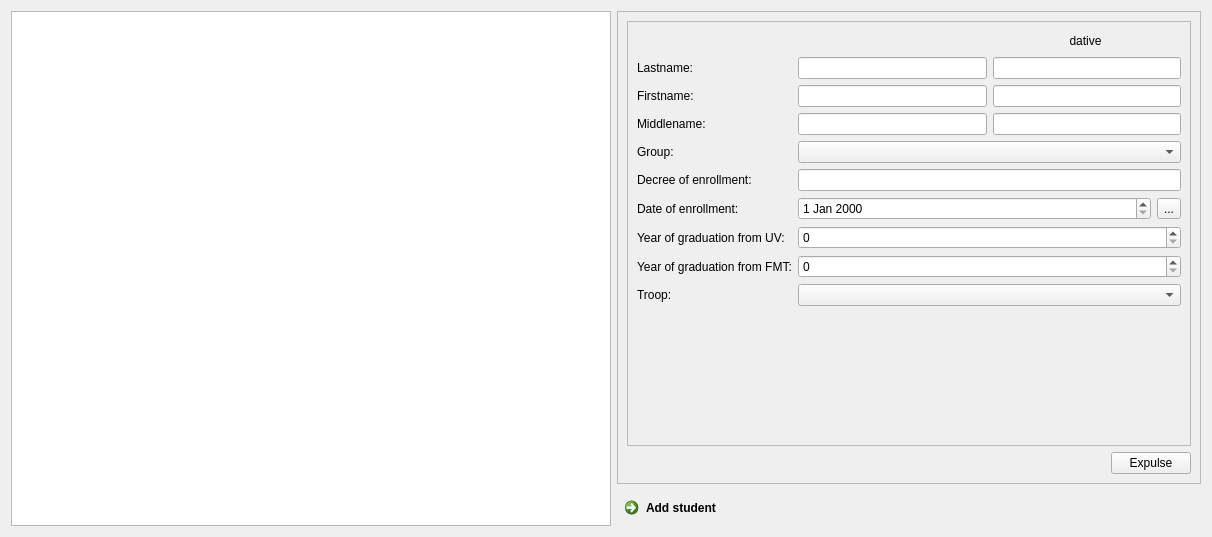
<?xml version="1.0" encoding="UTF-8"?>
<ui version="4.0">
 <class>StudentsWidget</class>
 <widget class="QWidget" name="StudentsWidget">
  <property name="enabled">
   <bool>true</bool>
  </property>
  <property name="geometry">
   <rect>
    <x>0</x>
    <y>0</y>
    <width>1212</width>
    <height>537</height>
   </rect>
  </property>
  <property name="windowTitle">
   <string>Form</string>
  </property>
  <layout class="QGridLayout" name="gridLayout">
   <item row="0" column="1">
    <widget class="QFrame" name="frame">
     <property name="enabled">
      <bool>true</bool>
     </property>
     <property name="sizePolicy">
      <sizepolicy hsizetype="Preferred" vsizetype="Expanding">
       <horstretch>0</horstretch>
       <verstretch>0</verstretch>
      </sizepolicy>
     </property>
     <property name="maximumSize">
      <size>
       <width>600</width>
       <height>16777215</height>
      </size>
     </property>
     <property name="frameShape">
      <enum>QFrame::StyledPanel</enum>
     </property>
     <property name="frameShadow">
      <enum>QFrame::Raised</enum>
     </property>
     <layout class="QVBoxLayout" name="verticalLayout_2">
      <item>
       <widget class="QScrollArea" name="scrollArea">
        <property name="sizePolicy">
         <sizepolicy hsizetype="MinimumExpanding" vsizetype="Expanding">
          <horstretch>0</horstretch>
          <verstretch>0</verstretch>
         </sizepolicy>
        </property>
        <property name="maximumSize">
         <size>
          <width>600</width>
          <height>16777215</height>
         </size>
        </property>
        <property name="horizontalScrollBarPolicy">
         <enum>Qt::ScrollBarAlwaysOff</enum>
        </property>
        <property name="widgetResizable">
         <bool>true</bool>
        </property>
        <widget class="QWidget" name="scrollAreaWidgetContents">
         <property name="geometry">
          <rect>
           <x>0</x>
           <y>0</y>
           <width>580</width>
           <height>429</height>
          </rect>
         </property>
         <layout class="QFormLayout" name="formLayout">
          <item row="0" column="1">
           <layout class="QHBoxLayout" name="horizontalLayout_4">
            <item>
             <spacer name="horizontalSpacer">
              <property name="orientation">
               <enum>Qt::Horizontal</enum>
              </property>
              <property name="sizeHint" stdset="0">
               <size>
                <width>40</width>
                <height>20</height>
               </size>
              </property>
             </spacer>
            </item>
            <item>
             <widget class="QLabel" name="label_6">
              <property name="sizePolicy">
               <sizepolicy hsizetype="Expanding" vsizetype="Preferred">
                <horstretch>0</horstretch>
                <verstretch>0</verstretch>
               </sizepolicy>
              </property>
              <property name="minimumSize">
               <size>
                <width>90</width>
                <height>0</height>
               </size>
              </property>
              <property name="text">
               <string>dative</string>
              </property>
              <property name="alignment">
               <set>Qt::AlignCenter</set>
              </property>
             </widget>
            </item>
           </layout>
          </item>
          <item row="1" column="0">
           <widget class="QLabel" name="label">
            <property name="text">
             <string>Lastname:</string>
            </property>
           </widget>
          </item>
          <item row="1" column="1">
           <layout class="QHBoxLayout" name="horizontalLayout">
            <item>
             <widget class="QLineEdit" name="lastname">
              <property name="minimumSize">
               <size>
                <width>90</width>
                <height>0</height>
               </size>
              </property>
             </widget>
            </item>
            <item>
             <widget class="QLineEdit" name="lastname_datum">
              <property name="minimumSize">
               <size>
                <width>90</width>
                <height>0</height>
               </size>
              </property>
             </widget>
            </item>
           </layout>
          </item>
          <item row="2" column="0">
           <widget class="QLabel" name="label_5">
            <property name="text">
             <string>Firstname:</string>
            </property>
           </widget>
          </item>
          <item row="2" column="1">
           <layout class="QHBoxLayout" name="horizontalLayout_2">
            <item>
             <widget class="QLineEdit" name="firstname">
              <property name="minimumSize">
               <size>
                <width>90</width>
                <height>0</height>
               </size>
              </property>
             </widget>
            </item>
            <item>
             <widget class="QLineEdit" name="firstname_datum">
              <property name="minimumSize">
               <size>
                <width>90</width>
                <height>0</height>
               </size>
              </property>
             </widget>
            </item>
           </layout>
          </item>
          <item row="3" column="0">
           <widget class="QLabel" name="label_2">
            <property name="text">
             <string>Middlename:</string>
            </property>
           </widget>
          </item>
          <item row="3" column="1">
           <layout class="QHBoxLayout" name="horizontalLayout_3">
            <item>
             <widget class="QLineEdit" name="middlename">
              <property name="minimumSize">
               <size>
                <width>90</width>
                <height>0</height>
               </size>
              </property>
             </widget>
            </item>
            <item>
             <widget class="QLineEdit" name="middlename_datum">
              <property name="minimumSize">
               <size>
                <width>90</width>
                <height>0</height>
               </size>
              </property>
             </widget>
            </item>
           </layout>
          </item>
          <item row="4" column="0">
           <widget class="QLabel" name="label_4">
            <property name="text">
             <string>Group:</string>
            </property>
           </widget>
          </item>
          <item row="4" column="1">
           <widget class="QComboBox" name="comboBox"/>
          </item>
          <item row="5" column="0">
           <widget class="QLabel" name="label_3">
            <property name="text">
             <string>Decree of enrollment:</string>
            </property>
           </widget>
          </item>
          <item row="5" column="1">
           <widget class="QLineEdit" name="lineEdit_3"/>
          </item>
          <item row="6" column="0">
           <widget class="QLabel" name="label_7">
            <property name="text">
             <string>Date of enrollment:</string>
            </property>
           </widget>
          </item>
          <item row="6" column="1">
           <layout class="QHBoxLayout" name="horizontalLayout_5">
            <item>
             <widget class="QDateEdit" name="dateEdit"/>
            </item>
            <item>
             <widget class="QToolButton" name="toolButton">
              <property name="text">
               <string>...</string>
              </property>
             </widget>
            </item>
           </layout>
          </item>
          <item row="7" column="0">
           <widget class="QLabel" name="label_8">
            <property name="text">
             <string>Year of graduation from UV:</string>
            </property>
           </widget>
          </item>
          <item row="7" column="1">
           <widget class="QSpinBox" name="spinBox"/>
          </item>
          <item row="8" column="0">
           <widget class="QLabel" name="label_9">
            <property name="text">
             <string>Year of graduation from FMT:</string>
            </property>
           </widget>
          </item>
          <item row="8" column="1">
           <widget class="QSpinBox" name="spinBox_2"/>
          </item>
          <item row="9" column="0">
           <widget class="QLabel" name="label_10">
            <property name="text">
             <string>Troop:</string>
            </property>
           </widget>
          </item>
          <item row="9" column="1">
           <widget class="QComboBox" name="comboBox_2"/>
          </item>
         </layout>
        </widget>
       </widget>
      </item>
      <item>
       <layout class="QHBoxLayout" name="horizontalLayout_7">
        <item>
         <spacer name="horizontalSpacer_2">
          <property name="orientation">
           <enum>Qt::Horizontal</enum>
          </property>
          <property name="sizeHint" stdset="0">
           <size>
            <width>40</width>
            <height>20</height>
           </size>
          </property>
         </spacer>
        </item>
        <item>
         <widget class="QPushButton" name="pushButton">
          <property name="text">
           <string>Expulse</string>
          </property>
         </widget>
        </item>
       </layout>
      </item>
     </layout>
    </widget>
   </item>
   <item row="1" column="1">
    <widget class="QCommandLinkButton" name="commandLinkButton">
     <property name="maximumSize">
      <size>
       <width>600</width>
       <height>16777215</height>
      </size>
     </property>
     <property name="text">
      <string>Add student</string>
     </property>
    </widget>
   </item>
   <item row="0" column="0" rowspan="2">
    <widget class="QTableView" name="tableView">
     <property name="enabled">
      <bool>true</bool>
     </property>
     <property name="sizePolicy">
      <sizepolicy hsizetype="Expanding" vsizetype="Expanding">
       <horstretch>0</horstretch>
       <verstretch>0</verstretch>
      </sizepolicy>
     </property>
     <property name="minimumSize">
      <size>
       <width>600</width>
       <height>0</height>
      </size>
     </property>
     <property name="selectionMode">
      <enum>QAbstractItemView::SingleSelection</enum>
     </property>
     <property name="selectionBehavior">
      <enum>QAbstractItemView::SelectRows</enum>
     </property>
    </widget>
   </item>
  </layout>
 </widget>
 <resources/>
 <connections/>
</ui>
